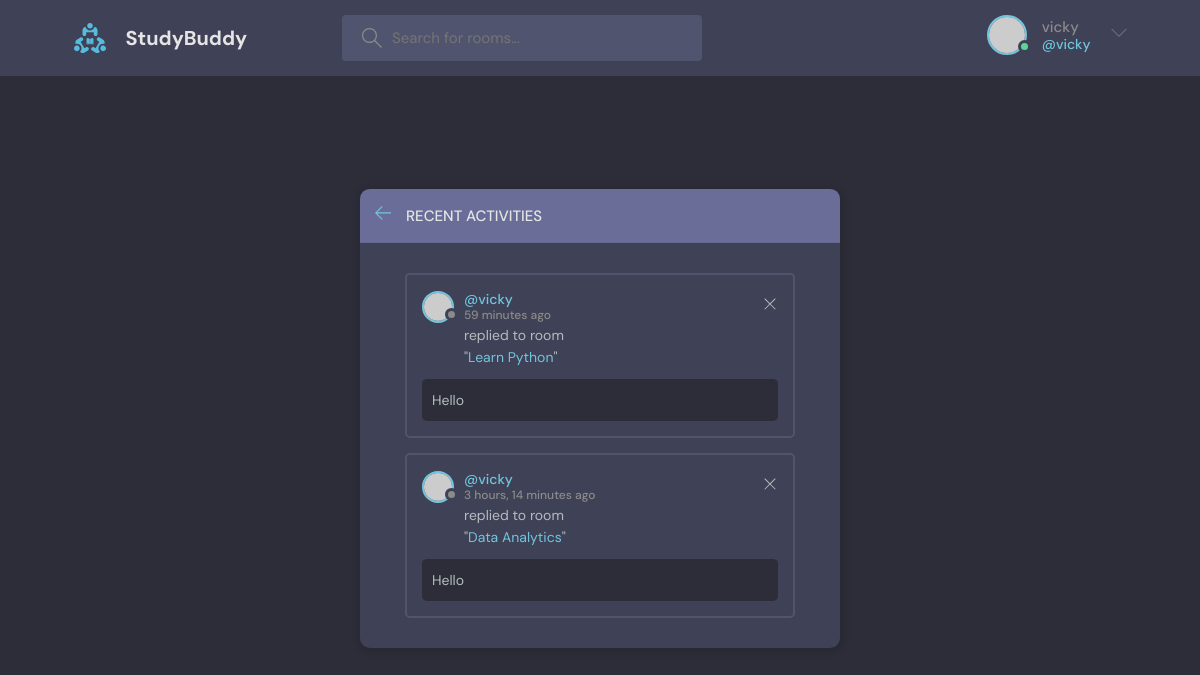
Screenshot of /activity/ (signed in) with the database file from the repository.
### study/models.py (models this page shows)
class Message(models.Model):
    user = models.ForeignKey(User, on_delete=models.CASCADE)
    room = models.ForeignKey(Room, on_delete=models.CASCADE)
    body = models.TextField()
    updated = models.DateTimeField(auto_now=True)
    created = models.DateTimeField(auto_now_add=True)
    class Meta:
        ordering = ['-updated','-created']
    def __str__(self):
        return self.body[0:50]

class Room(models.Model):
    host = models.ForeignKey(User, on_delete=models.SET_NULL, null=True)
    topic = models.ForeignKey(Topic, on_delete=models.SET_NULL, null=True)
    name = models.CharField(max_length=250)
    description = models.TextField(blank=True, null=True)
    participants = models.ManyToManyField(User, related_name='participants', blank=True)
    updated = models.DateTimeField(auto_now=True)
    created = models.DateTimeField(auto_now_add=True)
    class Meta:
        ordering = ['-updated','-created']
    def __str__(self):
        return self.name

### study/views.py (the view)
# urls.py: path('activity/', views.ActivityPage.as_view(), name="activity"),
class ActivityPage(View):
    def get(self,request):
        room_messages = Message.objects.all()[0:2]
        context = {'room_messages':room_messages}
        return render(request, 'study/activity.html',context)

### study/templates/study/activity.html
{% extends 'main.html' %}
{% block content %}
    <main class="layout">
      <div class="container">
        <div class="layout__box">
          <div class="layout__boxHeader">
            <div class="layout__boxTitle">
              <a href="{% url 'home' %}">
                <svg version="1.1" xmlns="http://www.w3.org/2000/svg" width="32" height="32" viewBox="0 0 32 32">
                  <title>arrow-left</title>
                  <path
                    d="M13.723 2.286l-13.723 13.714 13.719 13.714 1.616-1.611-10.96-10.96h27.625v-2.286h-27.625l10.965-10.965-1.616-1.607z"
                  ></path>
                </svg>
              </a>
              <h3>Recent Activities</h3>
            </div>
          </div>
          <div class="activities-page layout__body">
            {% for message in room_messages %}
    <div class="activities__box">
        <div class="activities__boxHeader roomListRoom__header">
            <a href="{% url 'user-profile' message.user.id %}" class="roomListRoom__author">
                <div class="avatar avatar--small">
                    <img src="https://randomuser.me/api/portraits/women/11.jpg" />
                </div>
                <p>
                    @{{message.user}}
                    <span>{{message.created|timesince}} ago</span>
                </p>
            </a>
            {% if request.user == message.user %}
            <div class="roomListRoom__actions">
                <a href="{% url 'delete-message' message.id %}">
                    <svg version="1.1" xmlns="http://www.w3.org/2000/svg" width="32" height="32" viewBox="0 0 32 32">
                        <title>remove</title>
                        <path
                            d="M27.314 6.019l-1.333-1.333-9.98 9.981-9.981-9.981-1.333 1.333 9.981 9.981-9.981 9.98 1.333 1.333 9.981-9.98 9.98 9.98 1.333-1.333-9.98-9.98 9.98-9.981z">
                        </path>
                    </svg>
                </a>
            </div>
            {% endif %}
        </div>
        <div class="activities__boxContent">
            <p>replied to room <br> "<a href="{% url 'room' message.room.id %}">{{message.room}}</a>"</p>
            <div class="activities__boxRoomContent">
                {{message}}
            </div>
        </div>
    </div>
    {% endfor %}
          </div>
        </div>
      </div>
    </main>
{% endblock content%}

### templates/navbar.html (shortened to what this page needs)
{% load static %}
<header class="header header--loggedIn">
    <div class="container">
      <a href="{% url 'home' %}" class="header__logo">
        <img src="{% static "images/logo.svg" %}" />
        <h1>StudyBuddy</h1>
      </a>
      <form class="header__search" method="GET" action={% url 'home' %}>
        <label>
          <input name='q' placeholder="Search for rooms..." />
        </label>
      <nav class="header__menu">
        {% if request.user.is_authenticated %}
        <div class="header__user">
          <a href="{% url 'update-user' %}">
            <div class="avatar avatar--medium active">
              <img src="https://randomuser.me/api/portraits/men/37.jpg" />
            </div>
            <p>{{request.user.username}} <span>@{{request.user.username}}</span></p>
          </a>
          <button class="dropdown-button">
            <svg version="1.1" xmlns="http://www.w3.org/2000/svg" width="32" height="32" viewBox="0 0 32 32">
              <title>chevron-down</title>
              <path d="M16 21l-13-13h-3l16 16 16-16h-3l-13 13z"></path>
            </svg>
          </button>
        </div>
        {% else %}
        <a href="{% url 'login' %}" >LogIn</a>
          <img src="{% static "images/avatar.svg" %}" />
        </a>
        {% endif %}
      </nav>
    </div>
  </header>

### rows the page displays
Message: user "vicky", created "59 minutes", room "Learn Python", body "Hello"
Message: user "vicky", created "3 hours, 14 minutes", room "Data Analytics", body "Hello"

### other values shown
{{ request.user.username }} "vicky"
